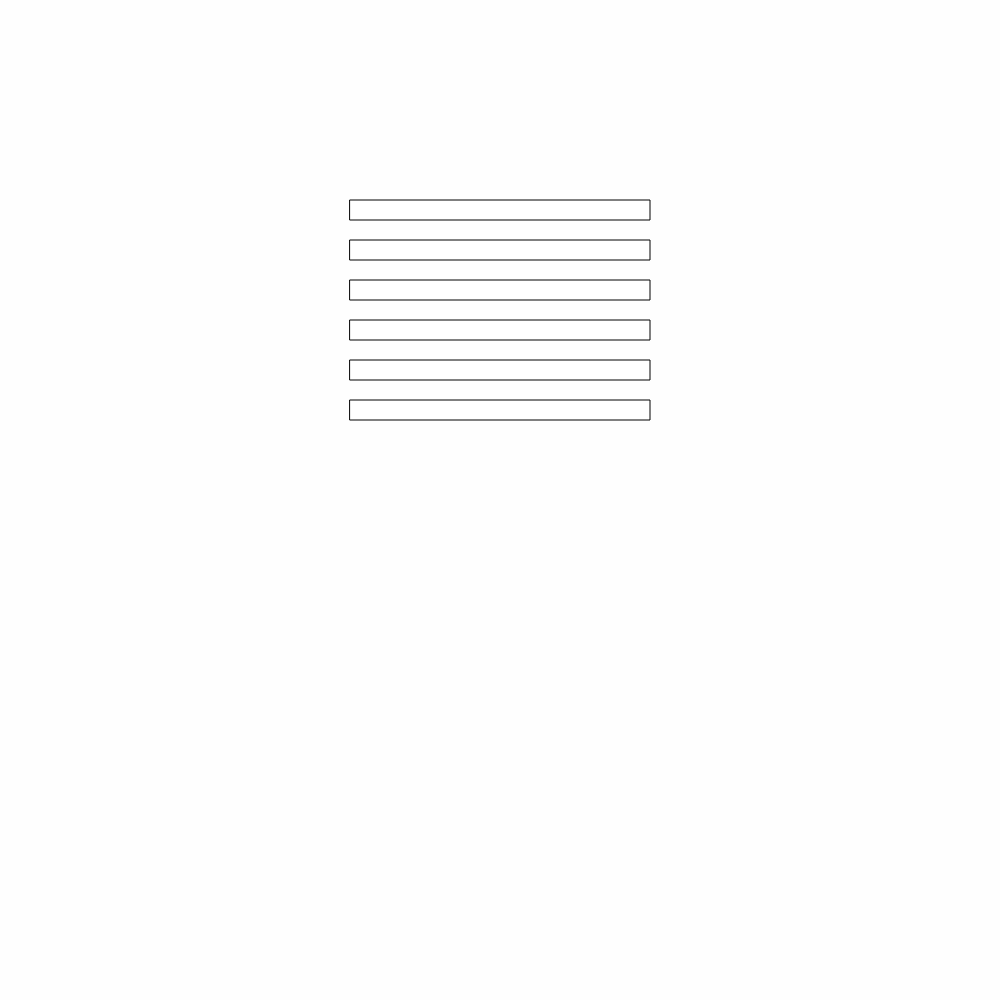
Frame 1 (no input)
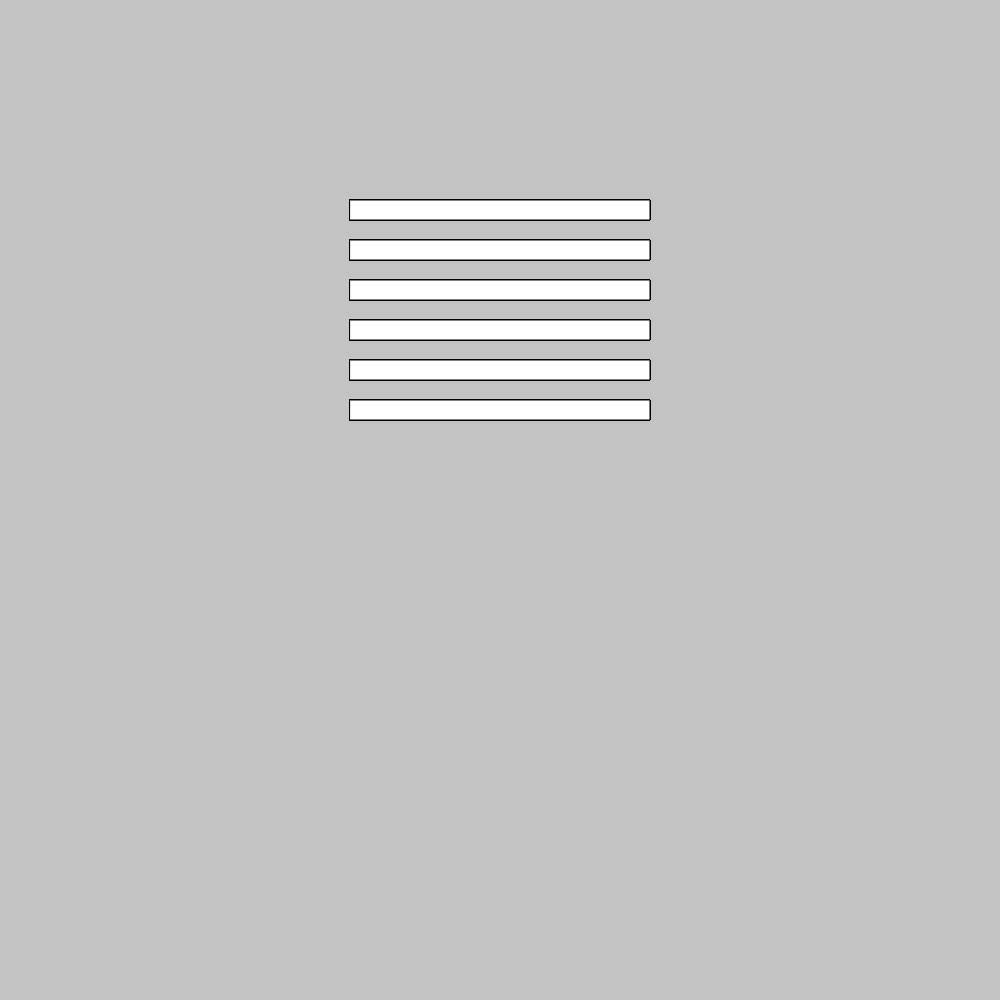
Frame 60 (no input)
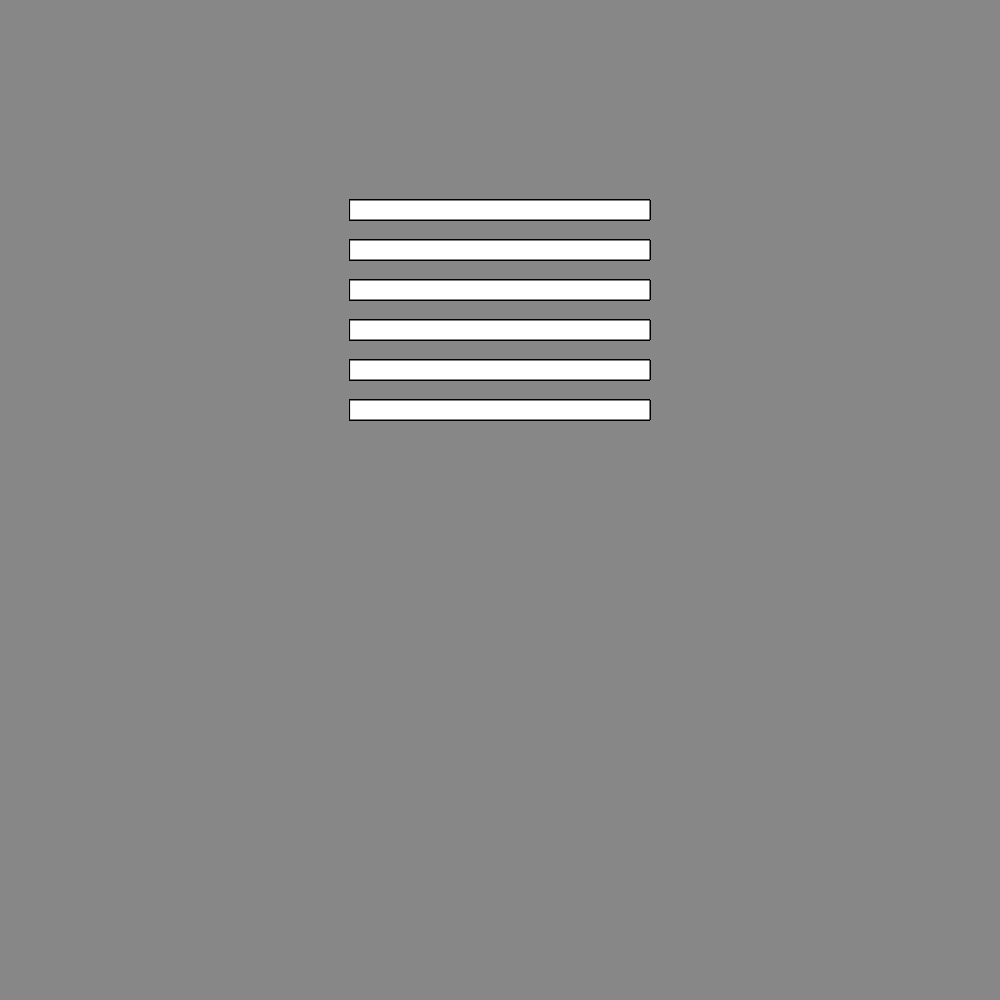
Frame 120 (the mouse pressed at the canvas centre since frame 60)

The p5.js sketch that drew these frames (run headless with seeded random() and noise() and a simulated clock; from frame 60 on, the mouse is pressed at the canvas centre):

// p5.js sketch
// ── sketch.js
function setup() {
  canvasx = 1000
  canvasy = 1000
  rectlength = 300
  rectheight = 20
  y_pos1 = 200 
  y_pos2 = y_pos1 + 40
  y_pos3 = y_pos2 + 40
  y_pos4 = y_pos3 + 40
  y_pos5 = y_pos4 + 40
  y_pos6 = y_pos5 + 40
  
  
  createCanvas(canvasx, canvasy);
  
  centerx = (canvasx/2)-(rectlength/2);
  centery = (canvasy/2)-(rectheight/2);
  console.log(centerx);
}

function draw() {
  background(10, 70, 0.1, 0.6);
  rect(centerx, y_pos1, rectlength, rectheight)
  rect(centerx, y_pos2, rectlength, rectheight)
  rect(centerx, y_pos3, rectlength, rectheight)
  
  rect(centerx, y_pos4, rectlength, rectheight)
  rect(centerx, y_pos5, rectlength, rectheight)
  rect(centerx, y_pos6, rectlength, rectheight)
  
}
